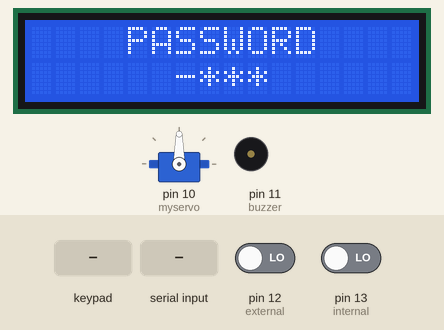
Simulated run of this sketch. Board: Arduino Uno, built with avr-gcc and run on an emulated ATmega328P. On the bench: servo, 16×2 character LCD, buzzer (waves = sounding). The test bench sets the inputs (shaded band); at power-on: pin 12 (external) LOW, pin 13 (internal) LOW. The modem accepts every AT command (registered, SIM ready, sends succeed) and sends nothing else; what the sketch prints to the serial monitor is not drawn.

Above: at 2.8 s.
2.9 s: keypad keys 5 4 3 2 # pressed 0.4 s apart
At 6.2 s:
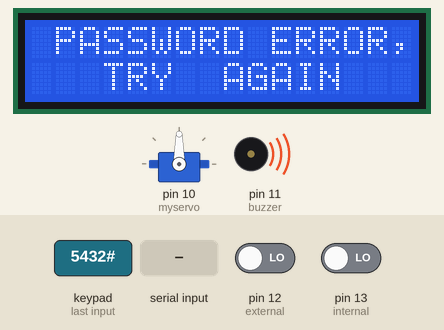
6.4 s: pin 12 (external) driven HIGH
At 9.0 s:
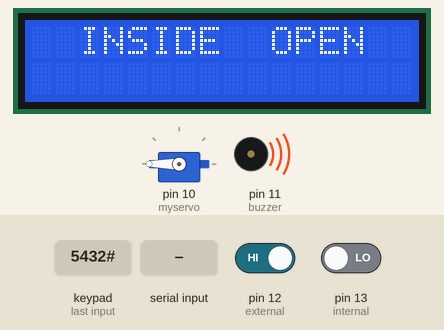
9.4 s: "D" received over the second serial link
12.4 s: key '*' pressed
15.4 s: pin 13 (internal) driven HIGH
At 17.1 s:
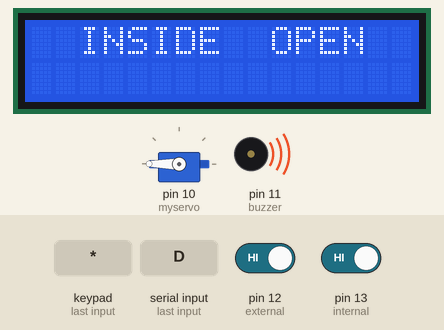
17.9 s: pin 13 (internal) driven LOW
At 18.8 s:
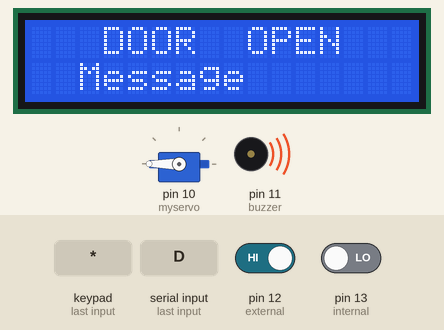
Timing chart, 0 to 20.9 s (numbered marks = the images above; inputs shaded):
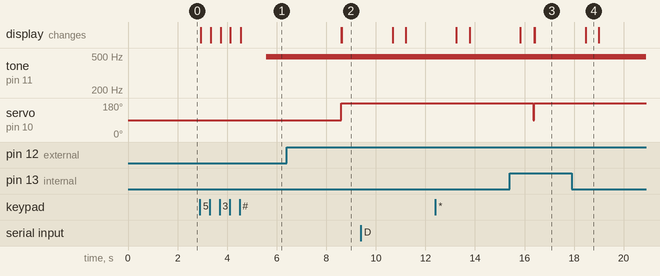

The sketch:

Sharrukh.ino
```cpp
long deactivation_interval=600000;        ////////////////////10*60000
String str="Wait for 10 minutes.";
//LCD config
#include <Wire.h>
#include <LiquidCrystal_I2C.h>
LiquidCrystal_I2C lcd(0x27,16,2);

#include <Servo.h>
#include <Keypad.h>
#include <SoftwareSerial.h>
SoftwareSerial mySerial(7, 8); //SIM900 Tx & Rx is connected to Arduino #7 & #8

//Variables
int mot_min = 90;   //min servo angle  (set yours)
int mot_max = 180; //Max servo angle   (set yours)
int character = 0;
int activated =0;
char Str[16] = {' ', ' ', ' ', ' ', ' ', ' ', '-', '*', '*', '*', ' ', ' ', ' ', ' ', ' ', ' '};

//Pins
Servo myservo;
int buzzer=11;     //pin for the buzzer beep
int external = 12; //pin to inside open
int internal = 13; //pin to inside close

//Keypad config
const byte ROWS = 4; //four rows
const byte COLS = 4; //four columns
//define the cymbols on the buttons of the keypads
char hexaKeys[ROWS][COLS] = {
  {'1','4','7','*'},
  {'2','5','8','0'},
  {'3','6','9','#'},
  {'A','B','C','D'}
};
byte rowPins[ROWS] = {5, 4, 3, 2}; //connect to the row pinouts of the keypad
byte colPins[COLS] = {9, 1, 0, 6}; //connect to the column pinouts of the keypad

//initialize an instance of class NewKeypad
Keypad customKeypad = Keypad( makeKeymap(hexaKeys), rowPins, colPins, ROWS, COLS);

void setup(){
  myservo.attach(10); //attach the servo to pin D10
  pinMode(buzzer,OUTPUT);
  pinMode(external,INPUT);
  pinMode(internal,INPUT);
  //Init the screen and print the first text
  lcd.init();
  lcd.backlight();
  lcd.clear();
  lcd.print("    PASSWORD");
  lcd.setCursor(0,1);
  lcd.print("      -***     ");
  //put the servo in the close position first
  myservo.write(mot_min);


    // put your setup code here, to run once:
//Begin serial communication with Arduino and Arduino IDE (Serial Monitor)
  Serial.begin(9600);

  //Begin serial communication with Arduino and SIM900
  mySerial.begin(19200);

  Serial.println("Initializing...");
  delay(1000);

  mySerial.println("AT"); //Handshaking with SIM900
//  updateSerial();

  mySerial.println("AT+CMGF=1"); // Configuring TEXT mode
//  updateSerial();
  mySerial.println("AT+CNMI=1,2,0,0,0"); // Decides how newly arrived SMS messages should be handled
//  sendsms();
  updateSerial();

}
int errorcount=0;
bool activate=true;
long starttime=0;

void loop(){

if(errorcount>=4 && activate==true){
  starttime=millis();
  activate=false;
}
if(millis()-starttime>=deactivation_interval){
  activate=true;
  errorcount=0;

  Str[6]= '-';
  Str[7]= '*';
  Str[8]= '*';
  Str[9]= '*';
  Str[10]= ' ';
  activated = 0;
  lcd.clear();
  lcd.setCursor(4,0);
  lcd.print("PASSWORD");
  lcd.setCursor(0,1);
  lcd.print(Str);
}
///////////////EMERGENCY OPEN/CLOSE/////////
  if (digitalRead(external))
  {
     myservo.write(mot_max);
      lcd.clear();
      lcd.setCursor(2,0);
      lcd.print("INSIDE  OPEN");
      sendsms();
      activated = 2;
      analogWrite(buzzer,240);
      delay(250);
      analogWrite(buzzer,200);
      delay(250);
      analogWrite(buzzer,180);
      delay(250);
      analogWrite(buzzer,250);
      delay(250);
      analogWrite(buzzer,LOW);


      lcd.clear();
      lcd.setCursor(4,0);
      lcd.print("WELLCOME");

      lcd.setCursor(2,1);
      lcd.print("LOGIN");


      lcd.clear();
      lcd.setCursor(3,0);
      lcd.print("DOOR  OPEN");
      lcd.setCursor(2,1);
      lcd.print("Message");
      delay(500);

  }

  if (digitalRead(internal))
  {
    myservo.write(mot_min);
    activated = 0;
    character=0;
    Str[6]= '-';
    Str[7]= '*';
    Str[8]= '*';
    Str[9]= '*';
    Str[10]= ' ';
    lcd.clear();
    lcd.setCursor(0,0);
    lcd.print("    PASSWORD");
    lcd.setCursor(0,1);
    lcd.print(Str);
  }

///////////////KEYPAD OPEN/CLOSE////////////
  char customKey = customKeypad.getKey(); //this function reads the presed key

  if (customKey){
    if(activate==true){
      if (character ==0)
      {
      Serial.println(customKey);
      Str[6]= customKey;
      lcd.clear();
      lcd.setCursor(0,0);
      lcd.print("    PASSWORD");
      lcd.setCursor(0,1);
      lcd.print(Str);

      }

      if (character ==1)
      {
      Serial.println(customKey);
      Str[7]= customKey;
      lcd.clear();
      lcd.setCursor(0,0);
      lcd.print("    PASSWORD");
      lcd.setCursor(0,1);
      lcd.print(Str);

      }

      if (character ==2)
      {
      Serial.println(customKey);
      Str[8]= customKey;
      lcd.clear();
      lcd.setCursor(0,0);
      lcd.print("    PASSWORD");
      lcd.setCursor(0,1);
      lcd.print(Str);

      }

      if (character ==3)
      {
      Serial.println(customKey);
      Str[9]= customKey;
      lcd.clear();
      lcd.setCursor(0,0);
      lcd.print("    PASSWORD");
      lcd.setCursor(0,1);
      lcd.print(Str);

      }

      if (character ==4)
      {
      Serial.println(customKey);
      Str[10]= customKey;
      activated=1;

      }
      character=character+1;
     }
     else{
      lcd.clear();
      lcd.setCursor(0,0);
      lcd.print(str);
      delay(400);
      }
   }

  if (activated == 1)
    {
/*Change your password below!!!
Change each of Str[6], Str[7], Str[8], Str[9]*/

    if(Str[10]='A' && character==5 && Str[6]=='3' && Str[7]=='0' && Str[8]=='0' && Str[9]=='0' )
    {
      myservo.write(mot_max);
      lcd.clear();
      lcd.setCursor(4,0);
      lcd.print("ACCEPTED");
      activated = 2;
      analogWrite(buzzer,240);
      delay(250);
      analogWrite(buzzer,200);
      delay(250);
      analogWrite(buzzer,180);
      delay(250);
      analogWrite(buzzer,250);
      delay(250);
      analogWrite(buzzer,LOW);
      delay(1000);

      lcd.clear();
      lcd.setCursor(4,0);
      lcd.print("WELLCOME");
      delay(500);
      lcd.setCursor(2,1);
      lcd.print("Hello");
      delay(1000);

      lcd.clear();
      lcd.setCursor(3,0);
      lcd.print("DOOR  OPEN");
      lcd.setCursor(2,1);
      lcd.print("Message");
      sendsms();

    }
    else
    {
      lcd.clear();
      lcd.setCursor(1,0);
      lcd.print("PASSWORD ERROR,");
      lcd.setCursor(3,1);
      lcd.print("TRY  AGAIN");
      errorcount+=1;
      sendalertsms();///////////////////////////////////////////////////////////////////////////////////////////////
      analogWrite(buzzer,150);
      delay(3000);
      analogWrite(buzzer,LOW);
      character=0;
      Str[6]= '-';
      Str[7]= '*';
      Str[8]= '*';
      Str[9]= '*';
      Str[10]= ' ';
      activated = 0;
      lcd.clear();
      lcd.setCursor(4,0);
      lcd.print("PASSWORD");
      lcd.setCursor(0,1);
      lcd.print(Str);
    }
  }
  if (activated == 2)
    {
    if(customKey == 'D' )
    {
      myservo.write(mot_min);
      activated = 0;
      character=0;
      Str[6]= '-';
      Str[7]= '*';
      Str[8]= '*';
      Str[9]= '*';
      Str[10]= ' ';
      lcd.clear();
      lcd.setCursor(0,0);
      lcd.print("    PASSWORD");
      lcd.setCursor(0,1);
      lcd.print(Str);

    }
  }
}

void sendsms(){
  mySerial.println("AT+CMGS=\"+8801521322957\"");//change ZZ with country code and xxxxxxxxxxx with phone number to sms
  updateSerial();
  mySerial.print("Door Open Message"); //text content
  updateSerial();
  mySerial.write(26);
  }

void sendalertsms(){
  mySerial.println("AT+CMGS=\"+8801521322957\"");//change ZZ with country code and xxxxxxxxxxx with phone number to sms
  updateSerial();
  mySerial.print("Attention!!! someone try to enter your door."); //text content
  updateSerial();
  mySerial.write(26);
  }

void updateSerial()
{
  delay(500);
  while (Serial.available())
  {
    mySerial.write(Serial.read());//Forward what Serial received to Software Serial Port
  }
  while(mySerial.available())
  {
    Serial.write(mySerial.read());//Forward what Software Serial received to Serial Port
  }
}
```

Measured:
- after the input at 2.9 s, tone on pin 11 (buzzer): silent → 490 Hz after 2.7 s; the display: first changes at once (image 1 shows a later state)
- after the input at 6.4 s, servo on pin 10 (myservo): 90° → 180° after 2.2 s; the display: first differs from a run without the input after 2.2 s (image 2)
- after the input at 15.4 s, servo on pin 10 (myservo): 180° → 90° after 0.96 s, → 180° 0.04 s later
- after the input at 17.9 s, servo on pin 10 (myservo): stays 180° (without the input it goes to 90° after 1.1 s)
- what the display in image 4 shows lasts 0.5 s, from 18.5 s to 19.0 s
